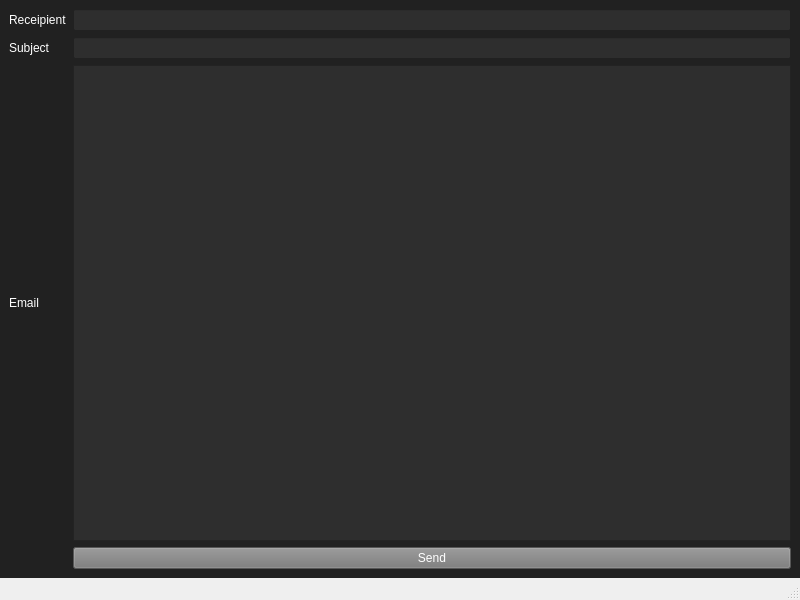
<?xml version="1.0" encoding="UTF-8"?>
<ui version="4.0">
 <class>MainWindow</class>
 <widget class="QMainWindow" name="MainWindow">
  <property name="geometry">
   <rect>
    <x>0</x>
    <y>0</y>
    <width>800</width>
    <height>600</height>
   </rect>
  </property>
  <property name="windowTitle">
   <string>MainWindow</string>
  </property>
  <widget class="QWidget" name="centralwidget">
   <property name="styleSheet">
    <string notr="true">QWidget{
	background-color: rgb(33, 33, 33);
	color: #FFFFFF;
}

QTextEdit{
	background-color: rgb(46, 46, 46);	
}

QLineEdit{
    background-color: rgb(46, 46, 46);
}

QPushButton {
    background-color: rgb(120, 120, 120);
}</string>
   </property>
   <layout class="QGridLayout" name="gridLayout">
    <item row="0" column="1">
     <widget class="QLineEdit" name="lineEditRec"/>
    </item>
    <item row="2" column="1">
     <widget class="QTextEdit" name="textEditEmail"/>
    </item>
    <item row="3" column="1">
     <widget class="QPushButton" name="pushButtonSend">
      <property name="text">
       <string>Send</string>
      </property>
     </widget>
    </item>
    <item row="0" column="0">
     <widget class="QLabel" name="labelRecipient">
      <property name="text">
       <string>Receipient</string>
      </property>
     </widget>
    </item>
    <item row="2" column="0">
     <widget class="QLabel" name="labelEmail">
      <property name="text">
       <string>Email</string>
      </property>
     </widget>
    </item>
    <item row="1" column="0">
     <widget class="QLabel" name="labelSub">
      <property name="text">
       <string>Subject</string>
      </property>
     </widget>
    </item>
    <item row="1" column="1">
     <widget class="QLineEdit" name="lineEditSub"/>
    </item>
   </layout>
  </widget>
  <widget class="QMenuBar" name="menubar">
   <property name="geometry">
    <rect>
     <x>0</x>
     <y>0</y>
     <width>800</width>
     <height>27</height>
    </rect>
   </property>
  </widget>
  <widget class="QStatusBar" name="statusbar"/>
 </widget>
 <resources/>
 <connections/>
</ui>
